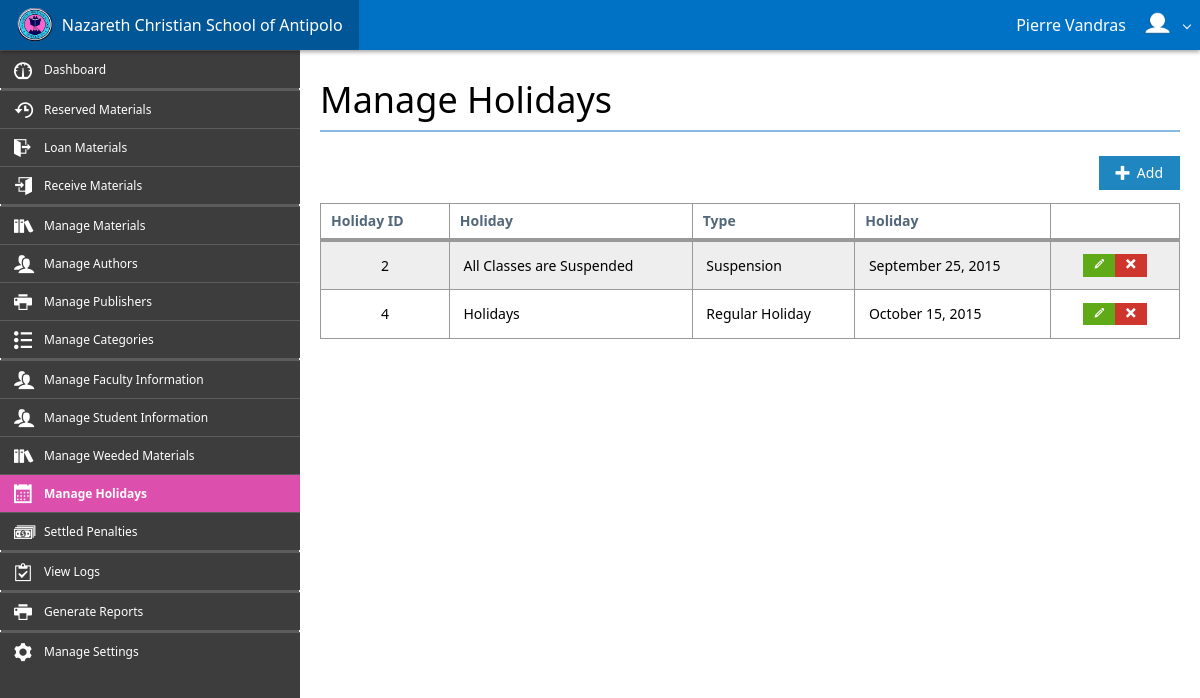
/control_panel/manage_holidays.php (signed in), run on an earlier commit of the app's database.
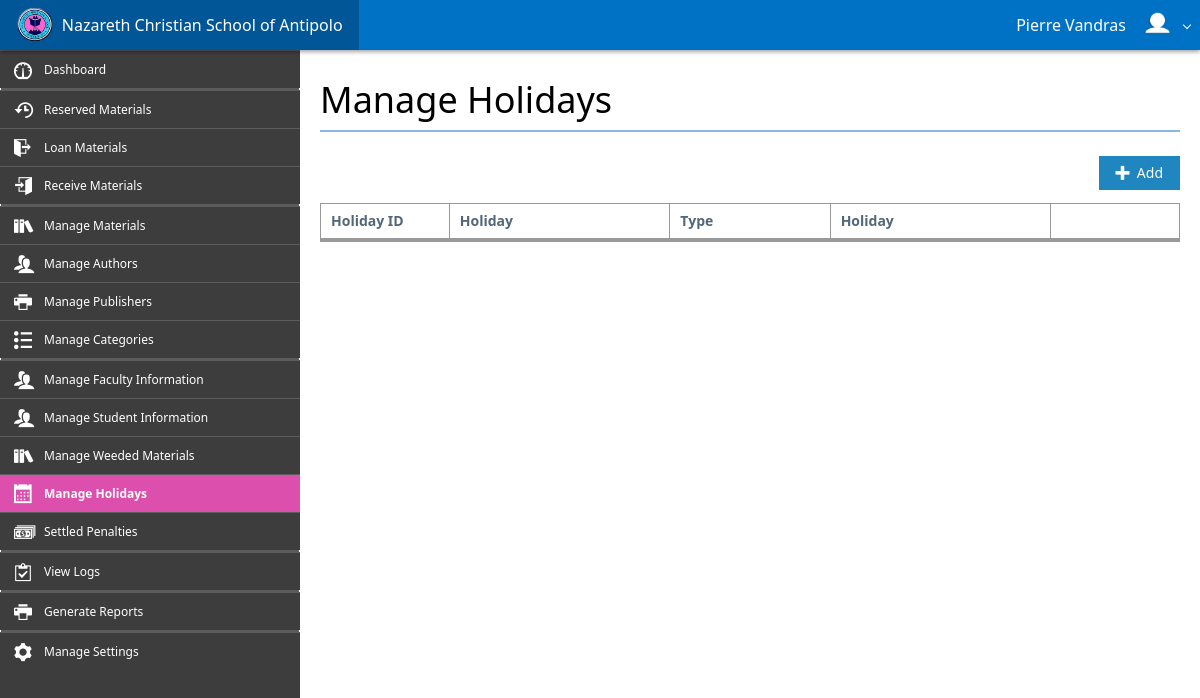
And on a later commit of the database.
### tables this page shows
CREATE TABLE IF NOT EXISTS `holidays` (
`Holiday_ID` int(10) NOT NULL,
  `Holiday` varchar(50) NOT NULL,
  `Holiday_Type` varchar(20) NOT NULL,
  `Month` int(2) NOT NULL,
  `Day` int(2) NOT NULL,
  `Year` int(4) NOT NULL DEFAULT '0'
);

### control_panel/requests/connection.php (called while the page is built, shortened)
<?php
    class Connection {
        private $hostname = 'localhost';
        private $username = 'root';
        private $password = '';
        private $database = 'ncsa_db';
        private $connection, $query;
        function open() {
            $this->connection = mysqli_connect($this->hostname, $this->username, $this->password, $this->database);
        }
        function query($sql) {
            $this->query = mysqli_query($this->connection, $sql);
        }
        function fetch_assoc() {
            return mysqli_fetch_assoc($this->query);
        }
    }
?>

### control_panel/manage_holidays.php (the view, shortened to what this page needs)
<?php
    include_once('assets/system/header.php');
?>
<div class="app-bar fixed-top shadow" data-role="appbar">
    <a class="app-bar-element branding" href="./"><img class="app-logo" src="assets/img/logo.png">&nbsp;&nbsp;Nazareth Christian School of Antipolo</a>
    <?php
        if(isset($_SESSION['account_username'])) {
            $name = $_SESSION['account_first_name'] . ' ' . $_SESSION['account_last_name'];
            echo '<ul class="app-bar-menu place-right">';
            echo '<li><a class="app-bar-element dropdown-toggle">' . $name . '&nbsp;&nbsp;<img class="app-logo" src="./../user_images/' . $_SESSION['account_image'] . '"></a>';
            echo '</li>';
            echo '</ul>';
        } else {
            echo '<div class="place-right">';
            echo '<a class="app-bar-element" href="login.php"><span class="mif-switch"></span>&nbsp;&nbsp;Login</a>';
            echo '</div>';
        }
    ?>
</div>
<div id="main-block">
    <div class="flex-grid" style="height: 100%;">
        <div class="row" style="height: 100%;">
            <div id="cell-sidebar" class="cell bg-lightDark size-x300" style="overflow-y: scroll; height: 100%;">
                <ul class="sidebar2 dark">
                    <li><a href="./"><span class="mif-meter icon"></span><span class="title">Dashboard</span></a></li>
                    <li class="divider"></li><li class="divider"></li>
                    <li><a href="./reserved_materials.php"><span class="mif-history icon"></span><span class="title">Reserved Materials</span></a></li>
                    <li><a href="./loan_materials.php"><span class="mif-exit icon"></span><span class="title">Loan Materials</span></a></li>
                    <li><a href="./receive_materials.php"><span class="mif-enter icon"></span><span class="title">Receive Materials</span></a></li>
                    <li class="divider"></li><li class="divider"></li>
                    <li><a href="./manage_materials.php"><span class="mif-books icon"></span><span class="title">Manage Materials</span></a></li>
                    <li><a href="./manage_authors.php"><span class="mif-users icon"></span><span class="title">Manage Authors</span></a></li>
                    <li><a href="./manage_publishers.php"><span class="mif-printer icon"></span><span class="title">Manage Publishers</span></a></li>
                    <li><a href="./manage_categories.php"><span class="mif-list2 icon"></span><span class="title">Manage Categories</span></a></li>
                    <li class="divider"></li><li class="divider"></li>
                    <li><a href="./manage_faculties.php"><span class="mif-users icon"></span><span class="title">Manage Faculty Information</span></a></li>
                    <li><a href="./manage_students.php"><span class="mif-users icon"></span><span class="title">Manage Student Information</span></a></li>
                    <li><a href="./manage_weeding.php"><span class="mif-books icon"></span><span class="title">Manage Weeded Materials</span></a></li>
                    <li class="active"><a href="./manage_holidays.php"><span class="mif-calendar mif-ani-shuttle icon"></span><span class="title">Manage Holidays</span></a></li>
                    <li><a href="./settled_penalties.php"><span class="mif-dollars icon"></span><span class="title">Settled Penalties</span></a></li>
                    <li class="divider"></li><li class="divider"></li>
                    <li><a href="./view_logs.php"><span class="mif-clipboard icon"></span><span class="title">View Logs</span></a></li>
                    <li class="divider"></li><li class="divider"></li>
                    <li><a href="./generate_reports.php"><span class="mif-printer icon"></span><span class="title">Generate Reports</span></a></li>
                    <li class="divider"></li><li class="divider"></li>
                    <li><a href="./settings.php"><span class="mif-cog icon"></span><span class="title">Manage Settings</span></a></li>
                </ul>
            </div>
            <div id="cell-content" class="cell auto-size padding20 pane-scroll">
                <h1 class="text-light">Manage Holidays</h1>
                <hr><br>
                <div class="align-right">
                    <a class="button primary beautify beautify-mif" data-button="add-holiday-button" data-role="hint" data-hint="Add Holiday" data-hint-background="#dc4fad" data-hint-color="#ffffff" data-hint-mode="2" data-hint-position="top"><span class="mif mif-plus"></span>&nbsp;&nbsp;Add</a>
                </div>
                <table id="holidays-table" class="table striped border bordered">
                    <thead>
                        <tr>
                            <th width="15%">Holiday ID</th>
                            <th>Holiday</th>
                            <th>Type</th>
                            <th>Holiday</th>
                            <th width="15%"></th>
                        </tr>
                    </thead>
                    <tbody>
                        <?php
                            require_once('requests/connection.php');
                            $connection = new Connection();
                            $connection->open();
                            $connection->query("SELECT * FROM holidays");
                            while($row = $connection->fetch_assoc()) {
                                echo '<tr>';
                                echo '<td class="align-center">' . $row['Holiday_ID'] . '</td>';
                                echo '<td>' . $row['Holiday'] . '</td>';
                                echo '<td>' . $row['Holiday_Type'] . '</td>';
                                echo '<td>' . date('F d, Y', strtotime($row['Year'] . '-' . $row['Month'] . '-' . $row['Day'])) . '</td>';
                                echo '<td class="align-center"><a class="button success mini-button beautify" data-button="edit-holiday-button" data-var-id="' . $row['Holiday_ID'] . '" data-role="hint" data-hint="Edit Holiday" data-hint-background="#dc4fad" data-hint-color="#ffffff" data-hint-mode="2" data-hint-position="top"><span class="mif mif-pencil"></span></a><a class="button danger mini-button beautify" data-button="delete-holiday-button" data-var-id="' . $row['Holiday_ID'] . '" data-role="hint" data-hint="Delete Holiday" data-hint-background="#dc4fad" data-hint-color="#ffffff" data-hint-mode="2" data-hint-position="top"><span class="mif mif-cross"></span></a></td>';
                                echo '</tr>';
                            }
                        ?>
                    </tbody>
                </table>
            </div>
        </div>
    </div>
</div>
<?php
    include_once('assets/system/footer.php');
?>

### control_panel/assets/system/header.php (shortened to what this page needs)
<!DOCTYPE html>
<html>
<head>
    <link rel="stylesheet" href="assets/css/metro.min.css">
    <link rel="stylesheet" href="assets/css/metro-icons.min.css">
    <link rel="stylesheet" href="assets/css/metro-responsive.min.css">
    <link rel="stylesheet" href="assets/css/stylesheet.css">
</head>
<body id="main-body">

### control_panel/assets/css/stylesheet.css (style rules this page uses)
.app-logo { margin-top: -4px; height: 75%; }
.bg-lightDark { background-color: #3D3D3D; }
.pane-scroll { overflow-y: scroll; height: 100%; }
.sidebar2.dark { border: none; min-width: 100%; }
.sidebar2.dark li.active a { background-color: #dc4fad; }
.sidebar2 li a { padding: .50rem 1.75rem .50rem 2.25rem; }
.sidebar2 > li > a > .title { font-size: .75rem; margin-left: .5rem; }
a.button.beautify.beautify-mif .mif { margin-top: -.15rem !important; }
#main-body { padding: 3.125rem 0 0; }
#main-block { min-height: 100%; height: 100%; }
a.button.mini-button.beautify { padding: .2rem .625rem !important; }

What changed in the data, as far as the page shows it:
removed holidays: Holiday_ID "2", Holiday "All Classes are Suspended", Holiday_Type "Suspension", Year+Month+Day "September 25, 2015"
removed holidays: Holiday_ID "4", Holiday "Holidays", Holiday_Type "Regular Holiday", Year+Month+Day "October 15, 2015"
